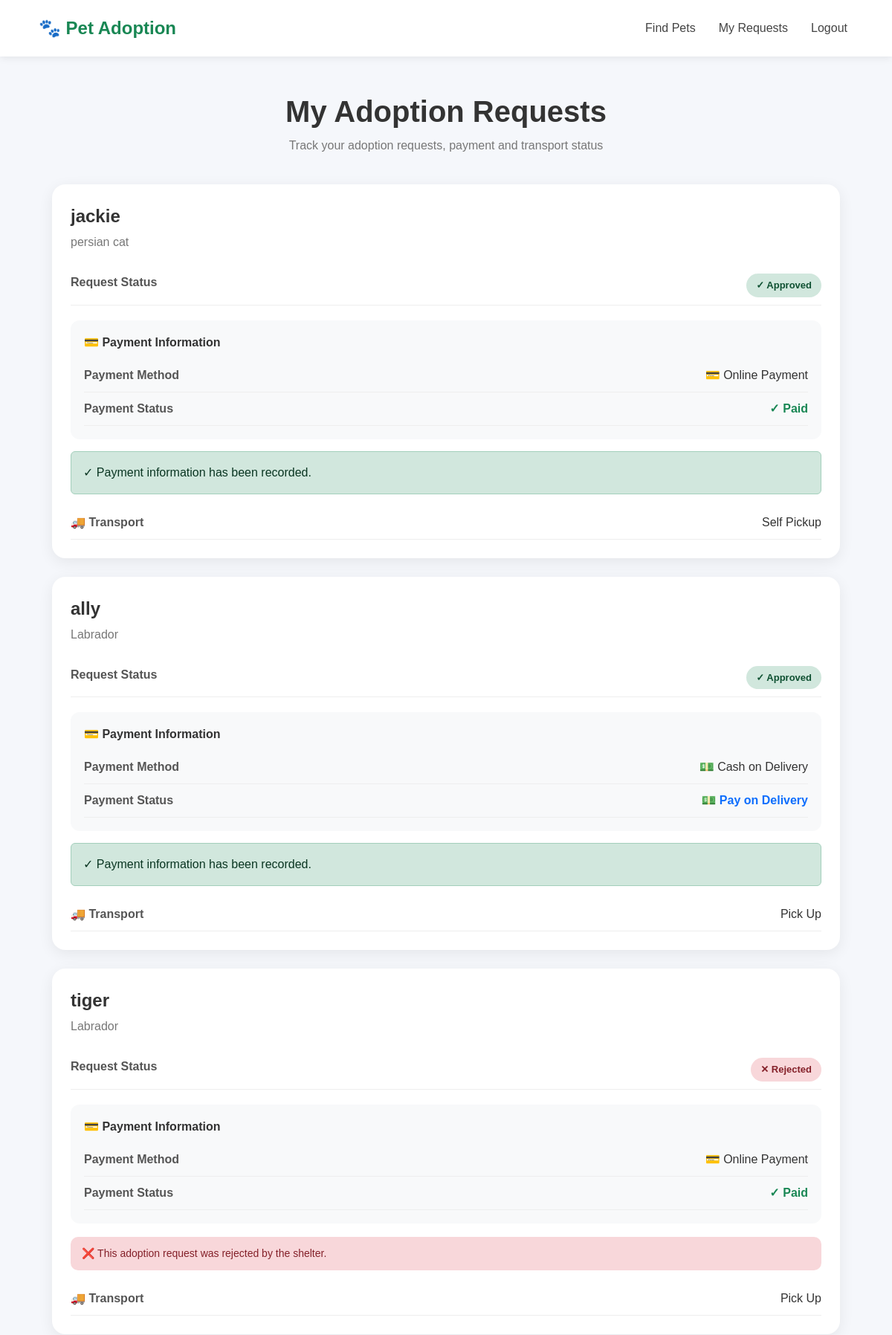
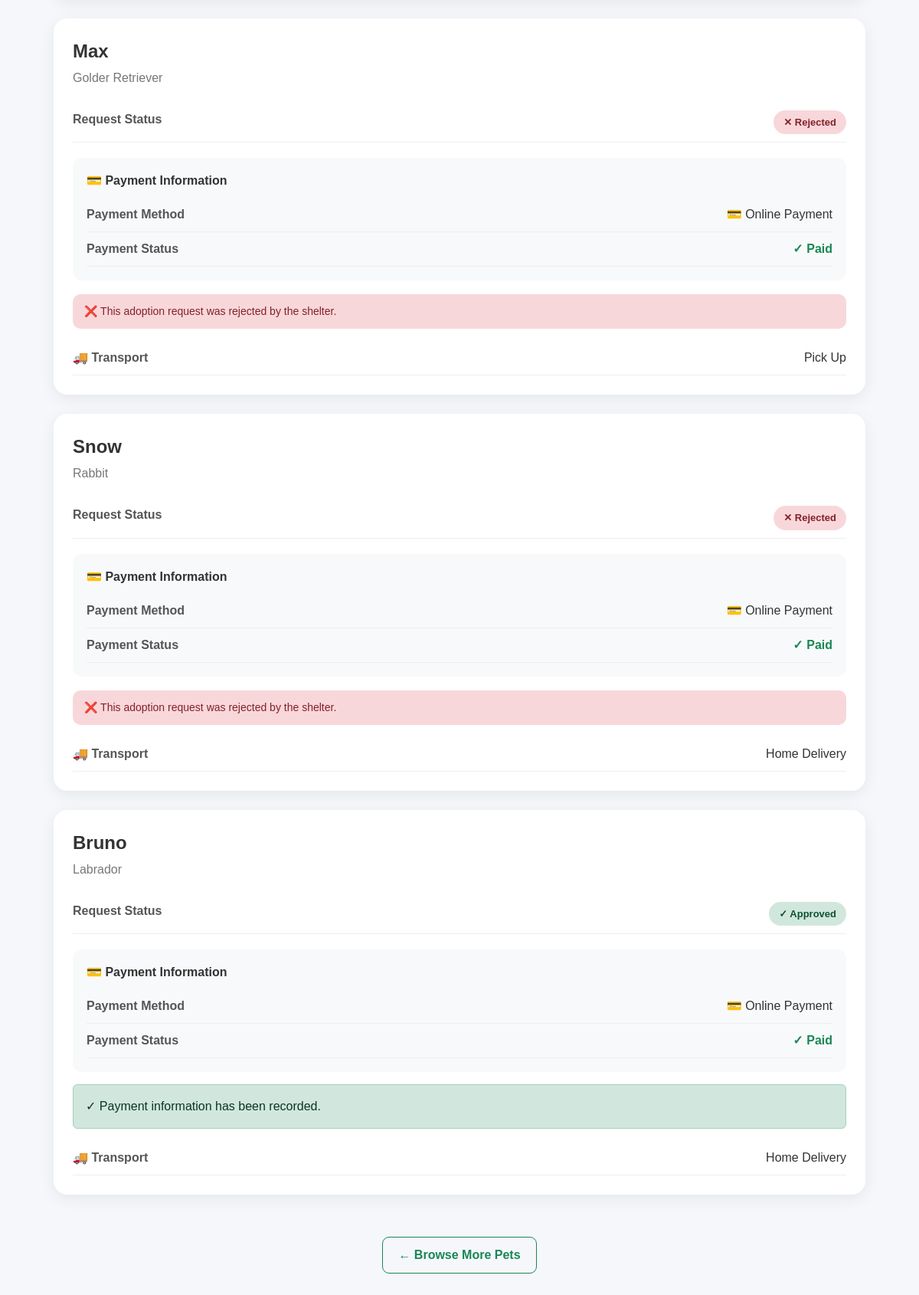
Page /my-requests (signed in) on the committed database (2 pictures, top to bottom).
### tables this page shows
CREATE TABLE adoptions(
        id INTEGER PRIMARY KEY AUTOINCREMENT,
        pet_id INTEGER,
        adopter_name TEXT,
        phone TEXT,
        address TEXT,
        payment_status TEXT,
        transport_method TEXT,
        request_status TEXT
    , payment_method TEXT DEFAULT 'Online', payment_amount REAL DEFAULT 0, refund_status TEXT DEFAULT 'Not Applicable', transport_date TEXT, transport_time TEXT, transport_status TEXT DEFAULT 'Not Scheduled');

CREATE TABLE pets(
        id INTEGER PRIMARY KEY AUTOINCREMENT,
        name TEXT,
        breed TEXT,
        age TEXT,
        gender TEXT,
        vaccinated TEXT,
        description TEXT,
        image TEXT
    , status TEXT DEFAULT 'Available', shelter_id INTEGER);

### app.py (the view)
@app.route('/my-requests')
def my_requests():
    if 'user' not in session:
        return redirect(url_for('login'))
    if session.get('role') != "Adopter":
        return redirect(url_for('pets'))
    adopter_name = session['user']
    conn = sqlite3.connect("database.db")
    cursor = conn.cursor()
    cursor.execute("""
        SELECT
            adoptions.id,
            pets.id,
            pets.name,
            pets.breed,
            adoptions.request_status,
            adoptions.transport_method,
            adoptions.adopter_name,
            adoptions.payment_method,
            adoptions.payment_status,
            adoptions.refund_status
        FROM adoptions
        JOIN pets
        ON adoptions.pet_id = pets.id
        WHERE adoptions.adopter_name = ?
        ORDER BY adoptions.id DESC
    """, (adopter_name,))
    requests = cursor.fetchall()
    conn.close()
    return render_template(
        "my_requests.html",
        requests=requests
    )

### templates/my_requests.html (shortened to what this page needs)
<!DOCTYPE html>
<html lang="en">
<head>
    <link
        href="https://cdn.jsdelivr.net/npm/bootstrap@5.3.3/dist/css/bootstrap.min.css"
        rel="stylesheet"
    >
</head>
<body>
<nav class="navbar navbar-expand-lg">
    <div class="container-fluid">
        <a
            class="navbar-brand"
            href="{{ url_for('pets') }}"
        >
            🐾 Pet Adoption
        </a>
        <div
            class="collapse navbar-collapse"
            id="navbarMenu"
        >
            <ul class="navbar-nav ms-auto">
                <li class="nav-item">
                    <a
                        class="nav-link"
                        href="{{ url_for('pets') }}"
                    >
                        Find Pets
                    </a>
                </li>
                <li class="nav-item">
                    <a
                        class="nav-link"
                        href="{{ url_for('my_requests') }}"
                    >
                        My Requests
                    </a>
                </li>
                <li class="nav-item">
                    <a
                        class="nav-link"
                        href="{{ url_for('logout') }}"
                    >
                        Logout
                    </a>
                </li>
            </ul>
        </div>
    </div>
</nav>
<div class="page-container">
    <h1 class="page-title">
        My Adoption Requests
    </h1>
    <p class="page-subtitle">
        Track your adoption requests, payment and transport status
    </p>
    {% if requests %}
        {% for request in requests %}
        <div class="request-card">
            <div class="pet-name">
                {{ request[2] }}
            </div>
            <div class="breed">
                {{ request[3] }}
            </div>
            <div class="info-row">
                <span class="info-label">
                    Request Status
                </span>
                <span class="info-value">
                    {% if request[4] == "Pending" %}
                        <span class="status-badge status-pending">
                            ⏳ Pending
                        </span>
                    {% elif request[4] == "Approved" %}
                        <span class="status-badge status-approved">
                            ✓ Approved
                        </span>
                    {% elif request[4] == "Rejected" %}
                        <span class="status-badge status-rejected">
                            ✕ Rejected
                        </span>
                    {% else %}
                        <span class="status-badge status-pending">
                            {{ request[4] or "Pending" }}
                        </span>
                    {% endif %}
                </span>
            </div>
            {% if request[7] or request[8] %}
            <div class="payment-box">
                <div class="payment-title">
                    💳 Payment Information
                </div>
                {% if request[7] %}
                <div class="info-row">
                    <span class="info-label">
                        Payment Method
                    </span>
                    <span class="info-value">
                        {% if request[7] == "COD" %}
                            💵 Cash on Delivery
                        {% else %}
                            💳 Online Payment
                        {% endif %}
                    </span>
                </div>
                {% endif %}
                {% if request[8] %}
                <div class="info-row">
                    <span class="info-label">
                        Payment Status
                    </span>
                    <span class="info-value">
                        {% if request[8] == "Paid" %}
                            <span class="payment-paid">
                                ✓ Paid
                            </span>
                        {% elif request[8] == "COD" %}
                            <span class="payment-cod">
                                💵 Pay on Delivery
                            </span>
                        {% elif request[8] == "Pending" %}
                            <span class="payment-pending">
                                ⏳ Payment Pending
                            </span>
                        {% else %}
                            {{ request[8] }}
                        {% endif %}
                    </span>
                </div>
                {% endif %}
            </div>
            {% endif %}
            {% if request[4] == "Approved" %}
                {% if request[8] != "Paid" and request[8] != "COD" %}
                    <a
                        href="{{ url_for('payment', pet_id=request[1]) }}"
                        class="payment-btn"
                    >
                        💳 Proceed to Payment
                    </a>
                {% else %}
                    <div class="alert alert-success mt-3 mb-0">
                        ✓ Payment information has been recorded.
                    </div>
                {% endif %}
            {% elif request[4] == "Rejected" %}
                <div class="rejected-message">
                    ❌ This adoption request was rejected by
                    the shelter.
                </div>
            {% endif %}
            {% if request[5] %}
            <div class="info-row mt-3">
                <span class="info-label">
                    🚚 Transport
                </span>
                <span class="info-value">
                    {{ request[5] }}
                </span>
            </div>
            {% endif %}
        </div>
        {% endfor %}
    {% endif %}
    {% if requests %}
        <div class="text-center">
            <a
                href="{{ url_for('pets') }}"
                class="back-btn"
            >
                ← Browse More Pets
            </a>
        </div>
    {% endif %}
</div>
</body>
</html>

### templates/my_requests.html (style rules this page uses)
body { margin: 0; font-family: Arial, sans-serif; background: #f5f7fb; color: #333; }
.navbar { background: white; padding: 15px 40px; box-shadow: 0 2px 10px rgba(0, 0, 0, 0.08); }
.navbar-brand { font-size: 24px; font-weight: bold; color: #198754 !important; }
.nav-link { color: #444 !important; font-weight: 500; margin-left: 15px; }
.page-container { max-width: 1100px; margin: 50px auto; padding: 0 20px; }
.page-title { text-align: center; margin-bottom: 10px; font-weight: 700; }
.page-subtitle { text-align: center; color: #777; margin-bottom: 40px; }
.request-card { background: white; border-radius: 18px; padding: 25px; margin-bottom: 25px; box-shadow: 0 5px 20px rgba(0, 0, 0, 0.07); transition: 0.2s; }
.pet-name { font-size: 24px; font-weight: 700; margin-bottom: 5px; }
.breed { color: #777; margin-bottom: 20px; }
.info-row { display: flex; justify-content: space-between; padding: 10px 0; border-bottom: 1px solid #eeeeee; }
.info-label { font-weight: 600; color: #555; }
.info-value { color: #333; text-align: right; }
.status-badge { display: inline-block; padding: 6px 13px; border-radius: 20px; font-size: 13px; font-weight: 600; }
.status-approved { background: #d1e7dd; color: #0f5132; }
.status-rejected { background: #f8d7da; color: #842029; }
.payment-box { margin-top: 20px; padding: 18px; border-radius: 12px; background: #f8f9fa; }
.payment-title { font-weight: 700; margin-bottom: 10px; }
.payment-paid { color: #198754; font-weight: 600; }
.payment-cod { color: #0d6efd; font-weight: 600; }
.rejected-message { margin-top: 18px; padding: 12px 15px; border-radius: 10px; background: #f8d7da; color: #842029; font-size: 14px; }
.back-btn { display: inline-block; margin-top: 30px; padding: 11px 20px; border: 1px solid #198754; border-radius: 9px; color: #198754; text-decoration: none; font-weight: 600; }

### rows in the picture
adoptions: name "jackie", breed "persian cat", request_status "✓ Approved", payment_method "💳 Payment Information", transport_method "Self Pickup"
adoptions: name "ally", breed "Labrador", request_status "✓ Approved", payment_method "💳 Payment Information", transport_method "Pick Up"
adoptions: name "tiger", breed "Labrador", request_status "✕ Rejected", payment_method "💳 Payment Information", shows "❌ This adoption request was rejected by the shelter.", transport_method "Pick Up"
adoptions: name "Max", breed "Golder Retriever", request_status "✕ Rejected", payment_method "💳 Payment Information", shows "❌ This adoption request was rejected by the shelter.", transport_method "Pick Up"
adoptions: name "Snow", breed "Rabbit", request_status "✕ Rejected", payment_method "💳 Payment Information", shows "❌ This adoption request was rejected by the shelter.", transport_method "Home Delivery"
adoptions: name "Bruno", breed "Labrador", request_status "✓ Approved", payment_method "💳 Payment Information", transport_method "Home Delivery"
